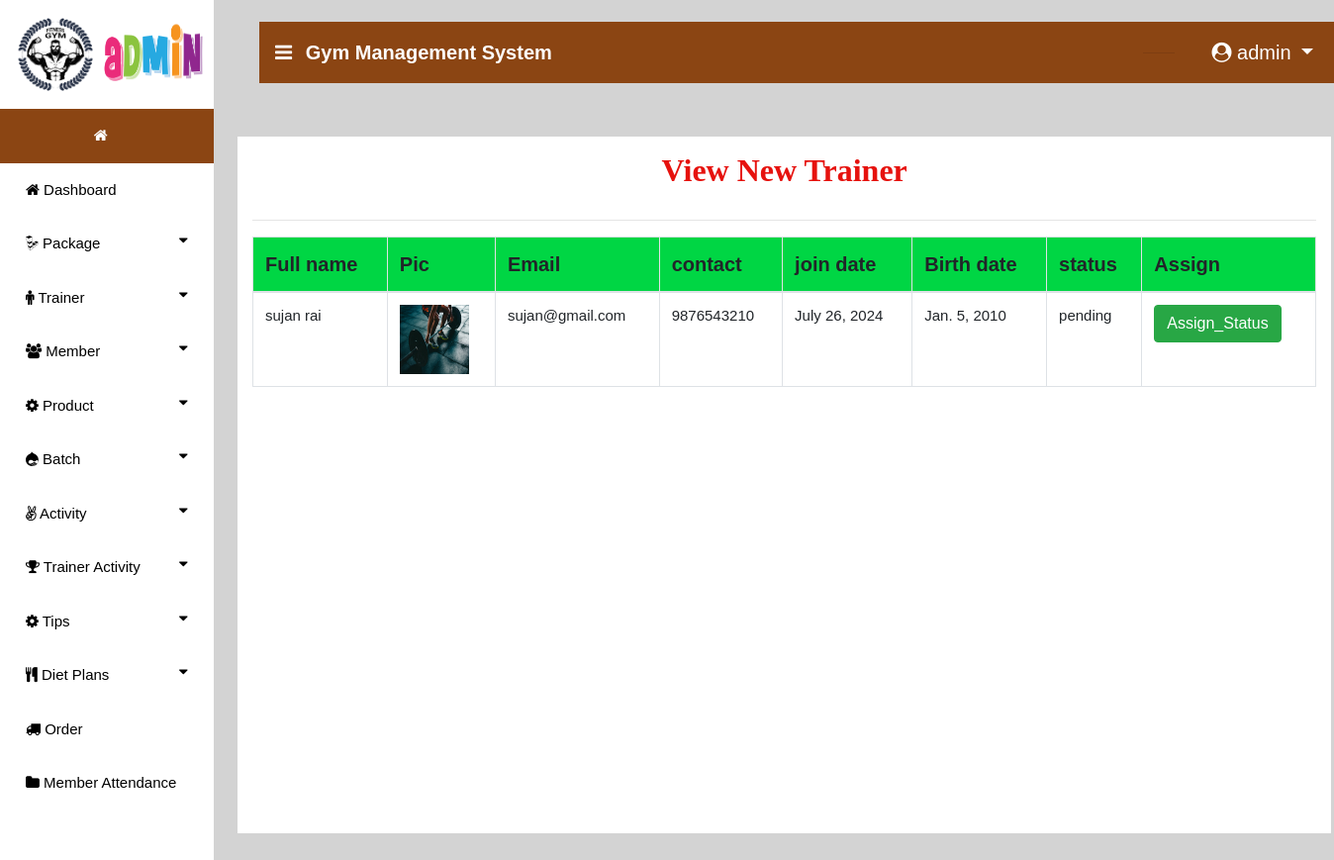
/new_trainer (signed in), run on the app's committed database.
### gym/models.py (models this page shows, shortened)
class Trainer(models.Model):
    status = models.ForeignKey(Status, on_delete=models.CASCADE, null=True)
    user = models.ForeignKey(User, on_delete=models.CASCADE, null=True)
    contact = models.CharField(max_length=10, null=True)
    address = models.CharField(max_length=10, null=True)
    doj = models.DateField(max_length=10, null=True)
    dob = models.DateField(max_length=10, null=True)
    image = models.FileField(null=True)

class Status(models.Model):
    status = models.CharField(max_length=30, null=True)

### gym/views.py (the view)
# urls.py: path('new_trainer', View_New_Trainer,name="new_trainer"),
def View_New_Trainer(request):
    status = Status.objects.get(status="pending")
    package = Trainer.objects.filter(status = status)
    d = {'package':package}
    return render(request,'new_trainer.html',d)

### gym/templates/new_trainer.html (shortened to what this page needs)
{% extends 'navigation3.html' %}
{% block body1 %}
<div style="background-color:lightgrey;width:100%;height:800px;position:absolute">
<div class="container" style="margin-top:%;background:white;width:100%;height:88%">
<center><h2 style = "margin-top:2%;padding:15px;font-family : 'Monotype Corsiva' ; color : #E6120E ; font-weight : bold;margin-top:5%">View New Trainer</h2></center><hr>
<table class="table table-bordered" id="myTable">
  <thead>
  <tr>
    <th>Full name</th>
    <th>Pic</th>
    <th>Email</th>
    <th>contact</th>
    <th>join date</th>
    <th>Birth date</th>
    <th>status</th>
    <th>Assign</th>
  </tr>
  </thead>
   <tbody>
{% for i in package %}
  <tr>
    <td>{{i.user.first_name}} {{i.user.last_name}}</td>
    <td><img src="{{i.image.url}}" style="width:70px;height:70px"></td>
    <td>{{i.user.email}}</td>
    <td>{{i.contact}}</td>
    <td>{{i.doj}}</td>
    <td>{{i.dob}}</td>
    <td>{{i.status.status}}</td>
    <td><a href="{% url 'status' i.id %}"><button class="btn btn-success">Assign_Status</button> </a> </td>
  </tr>
   {% endfor %}
    </tbody>
</table>
 </div></div>
{% endblock %}

### gym/templates/navigation3.html (shortened to what this page needs)
{% extends 'navigation2.html' %}
{% block body %}
<nav class="navbar navbar-expand-lg navbar-light" style="margin-left:2%;margin-top:2%;width:99%;background-color:SaddleBrown">
  <a class="navbar-brand" href="#" style="color:white;font-weight:bold"><i class="fa fa-bars" style="margin-right:8px"></i> Gym Management System</a>
  {% if request.user.is_staff %}
     <div class="collapse navbar-collapse nav justify-content-end" id="navbarNavDropdown">
      <li class="nav-item dropdown" style="margin-right:3%;color:white;margin-left:600px">
        <a class="nav-link dropdown" style="margin-left:5%;color:white" href="#" id="navbarDropdown" role="button" data-toggle="dropdown" aria-haspopup="true">
        </a>
        <hr>
      </li>
  </div>
     {% endif %}
  <div class="collapse navbar-collapse nav justify-content-end" id="navbarNavDropdown">
      <li class="nav-item dropdown" style="margin-right:3%;color:white">
        <a class="nav-link dropdown-toggle" style="color:white;margin-left:5%" href="#" id="navbarDropdown" role="button" data-toggle="dropdown" aria-haspopup="true" aria-expanded="false">
          <i class="fa fa-user-circle"></i> {{request.user.username}}
        </a>
      </li>
  </div>
 </nav>
{% block body1 %}
{% endblock %}
{% endblock %}

### gym/templates/navigation2.html (style rules this page uses)
thead { background:#00d644; }
body { font-family: "Lato", sans-serif; }
body { margin:0;font-family:Arial }
.dropdown { float:right; }

### gym/templates/new_trainer.html (style rules this page uses)
td { font-size:15px; }

### data on the page
Trainer: user.first_name "sujan", user.last_name "rai", image (picture), user.email "sujan@gmail.com", contact "9876543210", doj "July 26, 2024", dob "Jan. 5, 2010", status.status "pending"

### other printed values
{{ request.user.username }} "admin"
